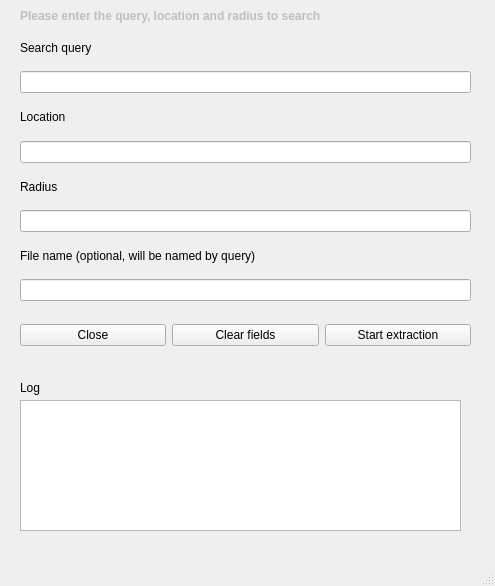
<?xml version="1.0" encoding="UTF-8"?>
<ui version="4.0">
 <class>MainWindow</class>
 <widget class="QMainWindow" name="MainWindow">
  <property name="geometry">
   <rect>
    <x>0</x>
    <y>0</y>
    <width>495</width>
    <height>586</height>
   </rect>
  </property>
  <property name="windowTitle">
   <string>MainWindow</string>
  </property>
  <widget class="QWidget" name="centralwidget">
   <widget class="QWidget" name="verticalLayoutWidget">
    <property name="geometry">
     <rect>
      <x>20</x>
      <y>30</y>
      <width>451</width>
      <height>271</height>
     </rect>
    </property>
    <layout class="QVBoxLayout" name="verticalLayout_4">
     <item>
      <widget class="QLabel" name="label_3">
       <property name="text">
        <string>Search query</string>
       </property>
      </widget>
     </item>
     <item>
      <widget class="QLineEdit" name="query"/>
     </item>
     <item>
      <widget class="QLabel" name="label_2">
       <property name="text">
        <string>Location</string>
       </property>
      </widget>
     </item>
     <item>
      <widget class="QLineEdit" name="location"/>
     </item>
     <item>
      <widget class="QLabel" name="label">
       <property name="text">
        <string>Radius</string>
       </property>
      </widget>
     </item>
     <item>
      <widget class="QLineEdit" name="radius"/>
     </item>
     <item>
      <widget class="QLabel" name="label_8">
       <property name="text">
        <string>File name (optional, will be named by query)</string>
       </property>
      </widget>
     </item>
     <item>
      <widget class="QLineEdit" name="file_name"/>
     </item>
    </layout>
   </widget>
   <widget class="QLabel" name="label_4">
    <property name="enabled">
     <bool>false</bool>
    </property>
    <property name="geometry">
     <rect>
      <x>20</x>
      <y>0</y>
      <width>491</width>
      <height>31</height>
     </rect>
    </property>
    <property name="font">
     <font>
      <weight>75</weight>
      <bold>true</bold>
      <stylestrategy>PreferAntialias</stylestrategy>
     </font>
    </property>
    <property name="layoutDirection">
     <enum>Qt::LeftToRight</enum>
    </property>
    <property name="text">
     <string>Please enter the query, location and radius to search</string>
    </property>
   </widget>
   <widget class="QWidget" name="horizontalLayoutWidget">
    <property name="geometry">
     <rect>
      <x>20</x>
      <y>310</y>
      <width>451</width>
      <height>51</height>
     </rect>
    </property>
    <layout class="QHBoxLayout" name="horizontalLayout">
     <item>
      <widget class="QPushButton" name="btn_close">
       <property name="text">
        <string>Close</string>
       </property>
      </widget>
     </item>
     <item>
      <widget class="QPushButton" name="btn_clear">
       <property name="text">
        <string>Clear fields</string>
       </property>
      </widget>
     </item>
     <item>
      <widget class="QPushButton" name="btn_start">
       <property name="text">
        <string>Start extraction</string>
       </property>
      </widget>
     </item>
    </layout>
   </widget>
   <widget class="QTextEdit" name="log_edit">
    <property name="geometry">
     <rect>
      <x>20</x>
      <y>400</y>
      <width>441</width>
      <height>131</height>
     </rect>
    </property>
   </widget>
   <widget class="QLabel" name="label_5">
    <property name="geometry">
     <rect>
      <x>20</x>
      <y>380</y>
      <width>63</width>
      <height>16</height>
     </rect>
    </property>
    <property name="text">
     <string>Log</string>
    </property>
   </widget>
  </widget>
  <widget class="QMenuBar" name="menubar">
   <property name="geometry">
    <rect>
     <x>0</x>
     <y>0</y>
     <width>495</width>
     <height>26</height>
    </rect>
   </property>
  </widget>
  <widget class="QStatusBar" name="statusbar"/>
  <action name="actionSave">
   <property name="text">
    <string>Save</string>
   </property>
  </action>
 </widget>
 <resources/>
 <connections/>
</ui>
